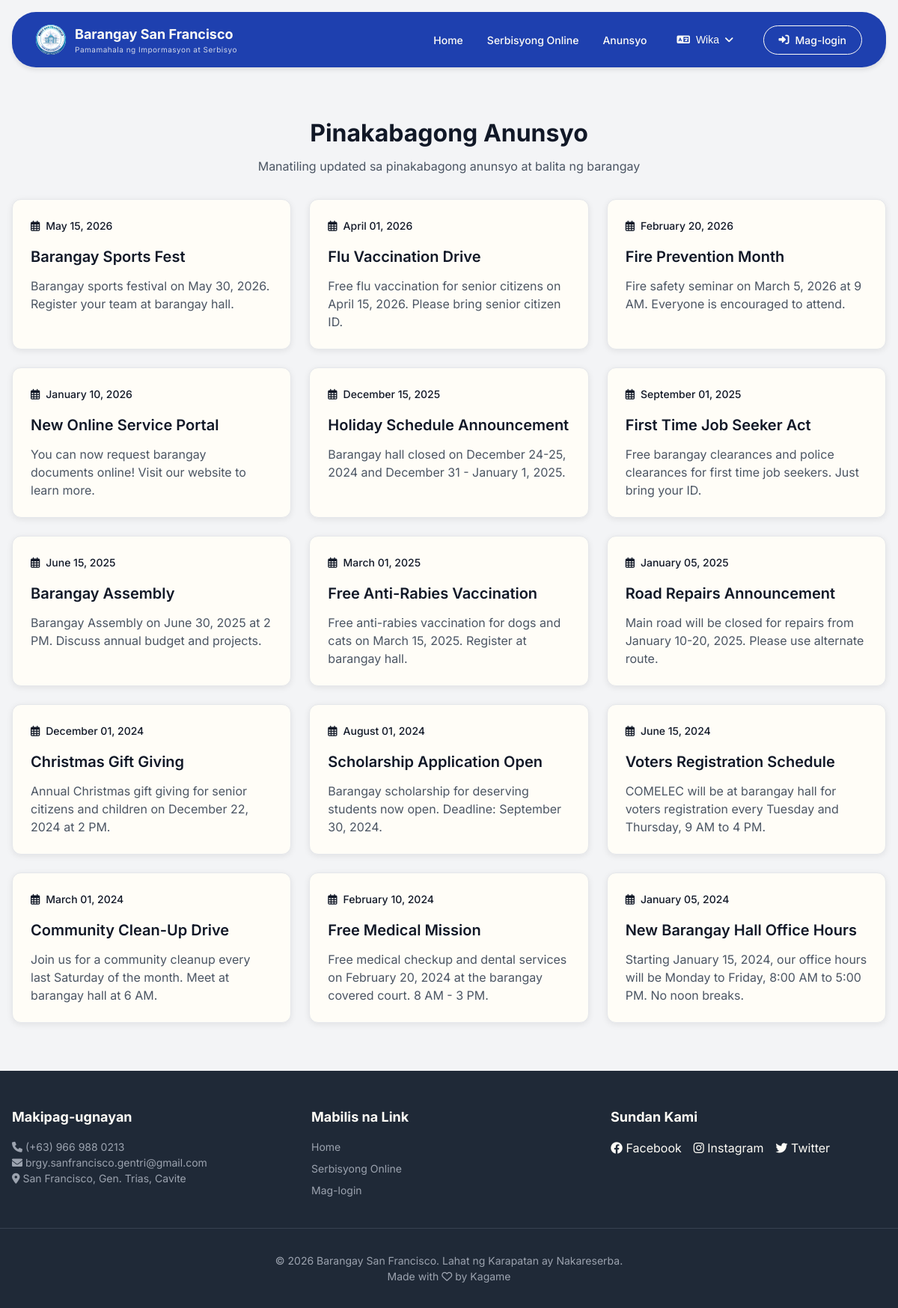
Screenshot of /pages/announcements.php with the database file from the repository.
### tables this page shows
CREATE TABLE IF NOT EXISTS `announcements` (
  `announcement_id` int NOT NULL AUTO_INCREMENT,
  `title` varchar(255) NOT NULL,
  `content` text NOT NULL,
  `created_by` int DEFAULT NULL,
  `created_at` timestamp NULL DEFAULT CURRENT_TIMESTAMP,
  `updated_at` timestamp NULL DEFAULT CURRENT_TIMESTAMP ON UPDATE CURRENT_TIMESTAMP,
  PRIMARY KEY (`announcement_id`),
  KEY `created_by` (`created_by`)
);

### includes/translations/translations.php (called while the page is built, shortened)
<?php
function __($key) {
    $lang = $_SESSION['lang'] ?? 'tl';
    return $translations[$lang][$key] ?? $key;
}
?>

### pages/announcements.php (the view)
<?php
require_once '../includes/core/init.php';
include '../includes/layouts/header.php';
?>
<link rel="stylesheet" href="/barangay-residence-system/assets/css/pages/announcements.css">
<?php include '../includes/layouts/navbar.php'; ?>
<main>
    <div class="container">
        <div class="announcements-header">
            <h1><?php echo __('announcements-page-title'); ?></h1>
            <p><?php echo __('announcements-page-desc'); ?></p>
        </div>
        <div class="announcements-list">
            <?php
            $stmt = $conn->prepare("SELECT * FROM announcements ORDER BY created_at DESC");
            $stmt->execute();
            $announcements = $stmt->get_result()->fetch_all(MYSQLI_ASSOC);
            if (empty($announcements)): ?>
                <div class="no-announcements">
                    <i class="fas fa-bullhorn"></i>
                    <p><?php echo __('no-announcements'); ?></p>
                </div>
            <?php else: ?>
                <?php foreach ($announcements as $a): ?>
                    <div class="announcement-card">
                        <div class="announcement-date">
                            <i class="far fa-calendar-alt"></i>
                            <span><?php echo date('F d, Y', strtotime($a['created_at'])); ?></span>
                        </div>
                        <h3><?php echo htmlspecialchars($a['title']); ?></h3>
                        <p><?php echo nl2br(htmlspecialchars($a['content'])); ?></p>
                    </div>
                <?php endforeach; ?>
            <?php endif; ?>
        </div>
    </div>
</main>
<?php include '../includes/layouts/footer.php'; ?>

### assets/css/pages/announcements.css (style rules this page uses)
.announcements-header { text-align: center; padding: 3rem 0 2rem; }
.announcements-header h1 { font-size: 2rem; color: var(--gray-900); margin-bottom: 0.5rem; }
.announcements-header p { color: var(--gray-600); }
.announcements-list { display: grid; grid-template-columns: repeat(auto-fill, minmax(350px, 1fr)); gap: 1.5rem; margin-bottom: 3rem; }
.announcement-card { background: var(--white); border-radius: 12px; padding: 1.5rem; box-shadow: 0 2px 8px rgba(0,0,0,0.08); transition: transform 0.2s, box-shadow 0.2s; border: 1px solid var(--gray-200); }
.announcement-date { display: flex; align-items: center; gap: 0.5rem; color: var(--primary-color); font-size: 0.875rem; margin-bottom: 1rem; font-weight: 500; }
.announcement-date i { font-size: 0.875rem; }
.announcement-card h3 { font-size: 1.25rem; margin-bottom: 0.75rem; color: var(--gray-900); }
.announcement-card p { color: var(--gray-600); line-height: 1.5; }

### assets/css/base/variables.css (style rules this page uses)
:root { --primary-blue: #1e40af; --primary-blue-dark: #1e3a8a; --primary-blue-light: #3b82f6; --primary-blue-50: #eff6ff; --white: #fffdf7; --gray-50: #f9fafb; --gray-100: #f3f4f6; --gray-200: #e5e7eb; --gray-300: #d1d5db; --gray-400: #9ca3af; --gray-500: #6b7280; --gray-600: #4b5563; --gray-700: #374151; --gray-800: #1f2937; --gray-900: #111827; --error-red: #b91c1c; --error-red-light: #fef2f2; --success-green: #10b981; --success-green-light: #d1fae5; --warning-orange: #f59e0b; --warning-orange-light: #fffbeb; --shadow-sm: 0 1px 2px 0 rgba(0, 0, 0, 0.05); --shadow-md: 0 4px 6px -1px rgba(0, 0, 0, 0.1); --shadow-lg: 0 10px 15px -3px rgba(0, 0, 0, 0.1); --shadow-xl: 0 20px 25px -5px rgba(0, 0, 0, 0.1); --radius-sm: 0.375rem; --radius-md: 0.5rem; --radius-lg: 0.75rem; --radius-xl: 1rem; }

### assets/css/base/typography.css (style rules this page uses)
h1 { font-size: 2rem; font-weight: 700; }
h3 { font-size: 1.25rem; font-weight: 600; }

### assets/css/sections/announcement.css (style rules this page uses)
.announcement-card { padding: 1.5rem; transition: all 0.3s ease; }
.announcement-date { display: flex; align-items: center; gap: 0.5rem; color: var(--primary-blue); font-size: 0.875rem; font-weight: 600; margin-bottom: 1rem; }
.announcement-card p { color: var(--gray-600); line-height: 1.5; }

### rows the page displays
announcements: created_at "May 15, 2026", title "Barangay Sports Fest", content "Barangay sports festival on May 30, 2026. Register your team at barangay hall."
announcements: created_at "April 01, 2026", title "Flu Vaccination Drive", content "Free flu vaccination for senior citizens on April 15, 2026. Please bring senior citizen ID."
announcements: created_at "February 20, 2026", title "Fire Prevention Month", content "Fire safety seminar on March 5, 2026 at 9 AM. Everyone is encouraged to attend."
announcements: created_at "January 10, 2026", title "New Online Service Portal", content "You can now request barangay documents online! Visit our website to learn more."
announcements: created_at "December 15, 2025", title "Holiday Schedule Announcement", content "Barangay hall closed on December 24-25, 2024 and December 31 - January 1, 2025."
announcements: created_at "September 01, 2025", title "First Time Job Seeker Act", content "Free barangay clearances and police clearances for first time job seekers. Just bring your ID."
announcements: created_at "June 15, 2025", title "Barangay Assembly", content "Barangay Assembly on June 30, 2025 at 2 PM. Discuss annual budget and projects."
announcements: created_at "March 01, 2025", title "Free Anti-Rabies Vaccination", content "Free anti-rabies vaccination for dogs and cats on March 15, 2025. Register at barangay hall."
announcements: created_at "January 05, 2025", title "Road Repairs Announcement", content "Main road will be closed for repairs from January 10-20, 2025. Please use alternate route."
announcements: created_at "December 01, 2024", title "Christmas Gift Giving", content "Annual Christmas gift giving for senior citizens and children on December 22, 2024 at 2 PM."
announcements: created_at "August 01, 2024", title "Scholarship Application Open", content "Barangay scholarship for deserving students now open. Deadline: September 30, 2024."
announcements: created_at "June 15, 2024", title "Voters Registration Schedule", content "COMELEC will be at barangay hall for voters registration every Tuesday and Thursday, 9 AM to 4 PM."
announcements: created_at "March 01, 2024", title "Community Clean-Up Drive", content "Join us for a community cleanup every last Saturday of the month. Meet at barangay hall at 6 AM."
announcements: created_at "February 10, 2024", title "Free Medical Mission", content "Free medical checkup and dental services on February 20, 2024 at the barangay covered court. 8 AM - 3 PM."
announcements: created_at "January 05, 2024", title "New Barangay Hall Office Hours", content "Starting January 15, 2024, our office hours will be Monday to Friday, 8:00 AM to 5:00 PM. No noon breaks."

### other values shown
__('sub-header') "Pamamahala ng Impormasyon at Serbisyo"
__('nav-home') "Home"
__('nav-services') "Serbisyong Online"
__('nav-announcements') "Anunsyo"
__('language') "Wika"
__('login') "Mag-login"
__('announcements-page-title') "Pinakabagong Anunsyo"
__('announcements-page-desc') "Manatiling updated sa pinakabagong anunsyo at balita ng barangay"
__('f-contact') "Makipag-ugnayan"
__('f-links') "Mabilis na Link"
__('f-follow') "Sundan Kami"
__('footer-copy') "© 2026 Barangay San Francisco. Lahat ng Karapatan ay Nakareserba."
